Frame 1 (no input): blank canvas, image omitted
Frame 60 (no input): blank canvas, image omitted
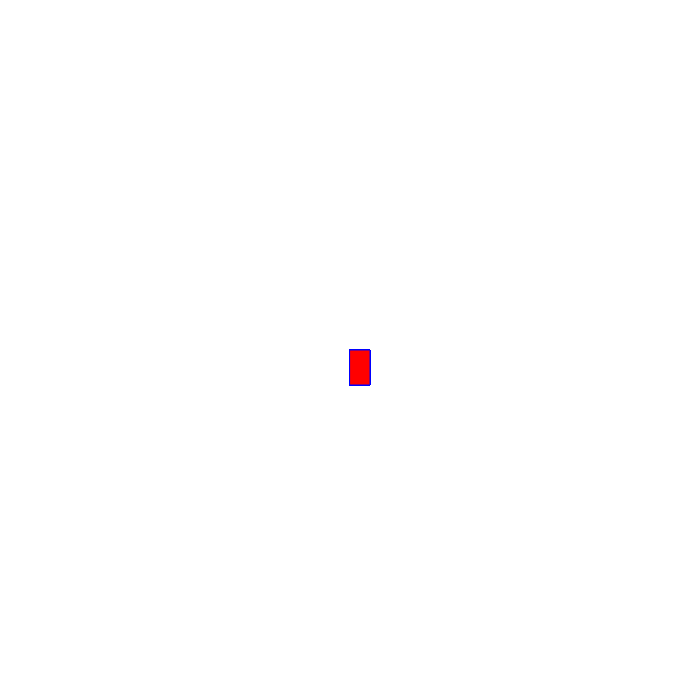
Frame 120 (the mouse pressed at the canvas centre since frame 60)

The p5.js sketch whose frames 1 and 60 were blank and that drew this single picture after the mouse press (run headless with seeded random() and noise() and a simulated clock; from frame 60 on, the mouse is pressed at the canvas centre):

// p5.js sketch
// ── sketch.js
function setup() {
  createCanvas(700, 700);
  background("white");
}

function draw() {
 
  
  stroke("blue")
  fill("red")
//  console.log(mouseIsPressed);
  if (mouseIsPressed){
    rect(mouseX,mouseY,20,35); 
  }
}
